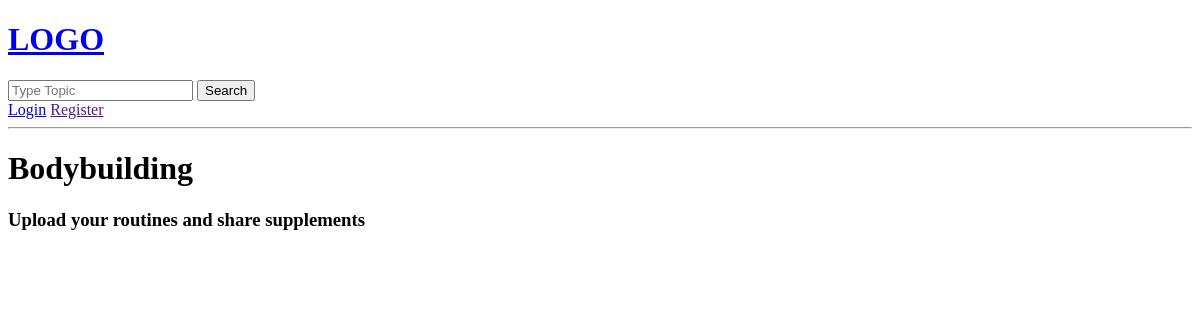
The page /room/2/ on the database as committed earlier.
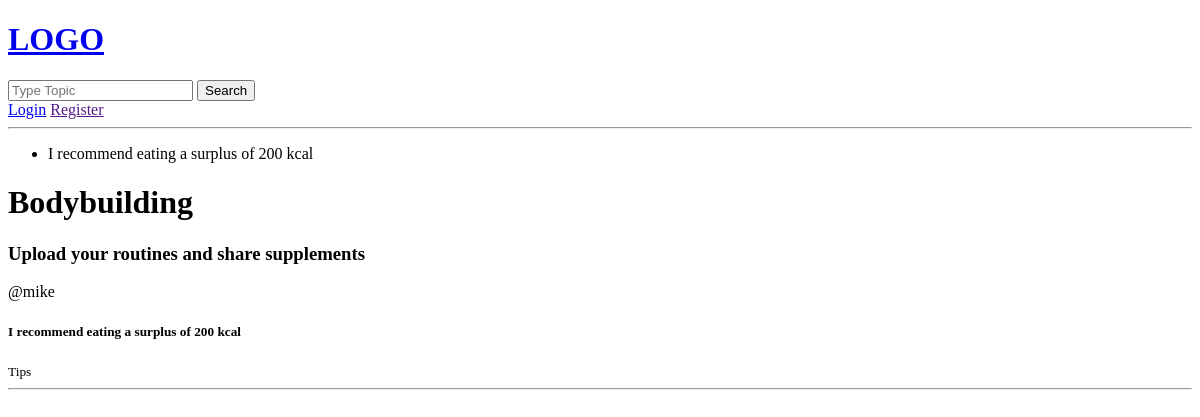
The same page on the database as committed later.
### base/models.py (models this page shows)
class Message(models.Model):
    user = models.ForeignKey(User, on_delete=models.CASCADE)
    room = models.ForeignKey(Room, on_delete=models.CASCADE)
    body = models.TextField()
    topic = models.ForeignKey(Topic, on_delete=models.CASCADE, null=True)
    updated = models.DateTimeField(auto_now=True)
    created = models.DateTimeField(auto_now_add=True)
    def __str__(self):
        return self.body[0:50]

class Topic(models.Model):
    name = models.CharField(max_length=200)
    def __str__(self):
        return self.name

### base/views.py (the view)
# urls.py: path('room/<str:pk>/', views.room, name='room'),
def room(request, pk):
    room = Room.objects.get(id=pk)
    messages = Message.objects.filter(room=room)
    context = {'room': room, 'messages': messages}
    return render(request, 'base/room.html', context)

### base/templates/base/room.html
{% extends 'main.html' %}
{% block content %}
    <h1>{{room.name}}</h1>
    <h3>{{room.description}}</h3>
    {% for message in messages %}
        <span>@{{message.user}}</span>
        <h5>{{message.body}}</h5>
        <small>{{message.topic}}</small>
        <hr>
    {% endfor %}
{% endblock %}

### templates/main.html (shortened to what this page needs)
<!DOCTYPE html>
<html>
    <head>
    </head>
    <body>
        {% include 'navbar.html'%}
        {% if messages %}
        <ul class="messages">
            {% for message in messages %}
            <span><li{% if message.tags %} class="{{ message.tags }}"{% endif %}>{{ message }}</li></span>
            {% endfor %}
        </ul>
        {% endif %}
        {% block content %}
        {% endblock %}
    </body>
</html>

Rows that differ between the two databases and show on the page:
added Message: body "I recommend eating a surplus of 200 kcal", user "mike", topic "Tips"
